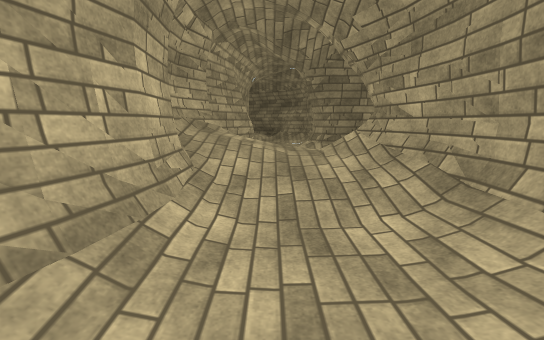
View 1 (above)

16 first-person views from a walk through a scene from a Unity 3-D project. The camera is 1.3 m above the floor, tilts 10° down and sees 90° across. The floor is counted in squares, 1.25 m on a side. Each view is taken from the middle of a square. On the plan, view 1 faces up. The plan holds only what a view shows up to about 11 squares ahead; the rest is blank. The place goes on beyond the plan. The player character is not drawn. Some animated figures are left out. Some surface patterns are stand-ins.

View 2
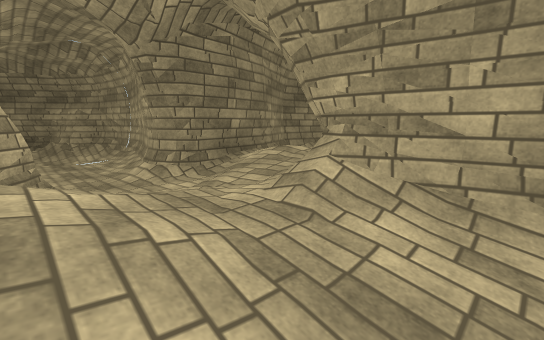

View 3
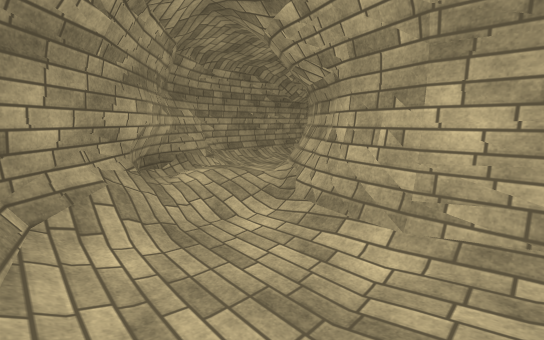

View 4
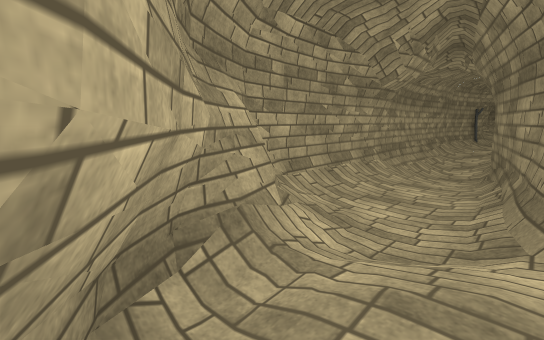

View 5
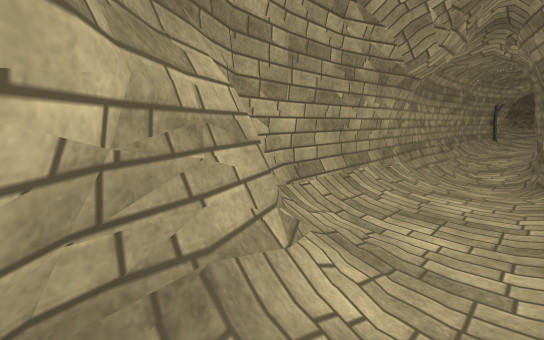

View 6
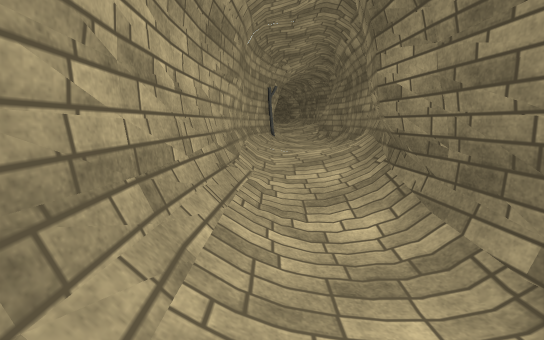

View 7
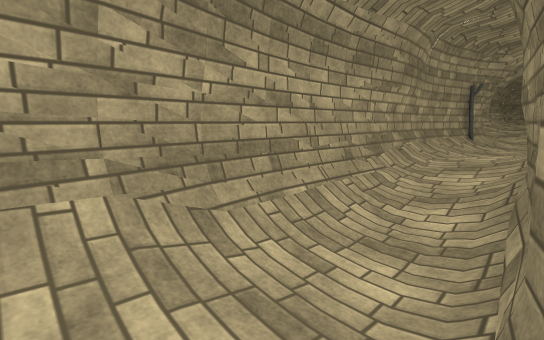

View 8
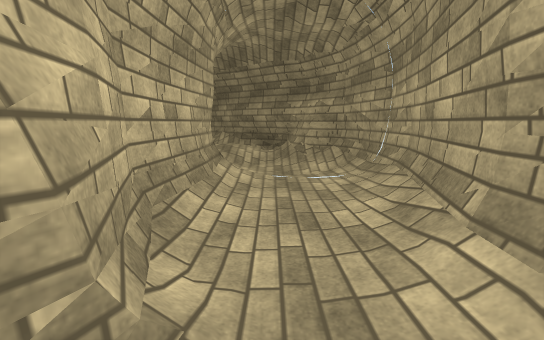

View 9
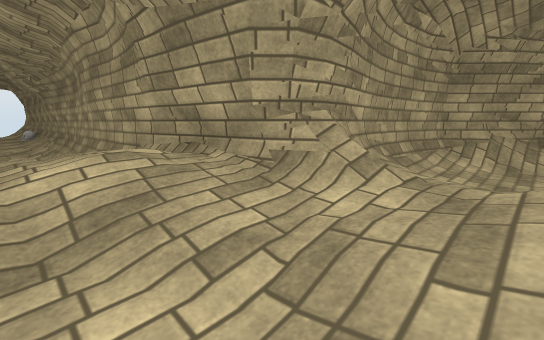

View 10
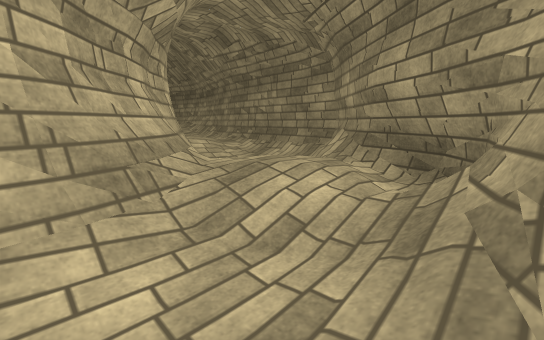

View 11
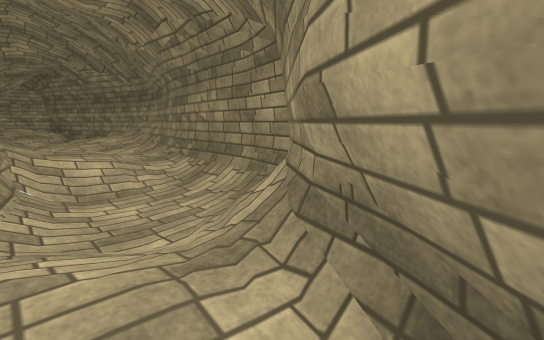

View 12
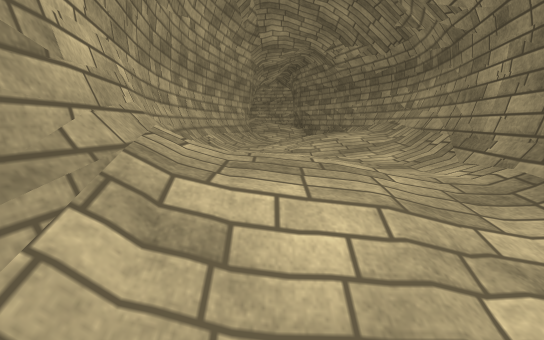

View 13
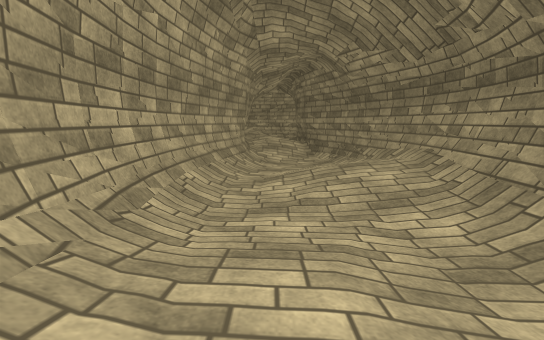

View 14
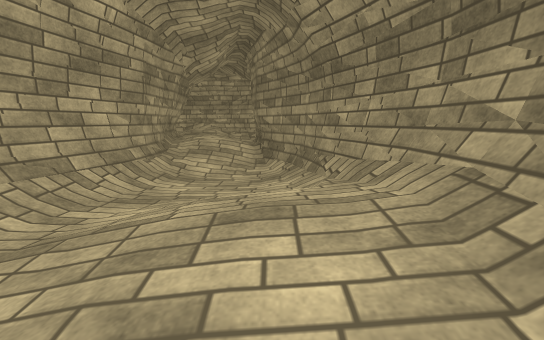

View 15
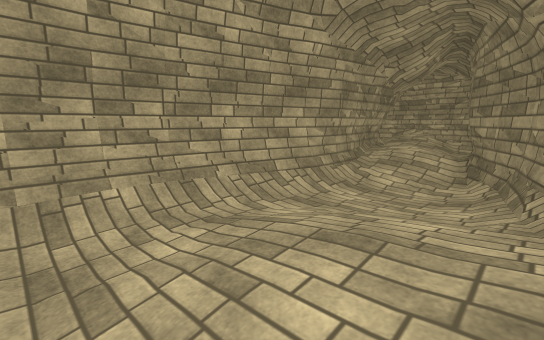

View 16
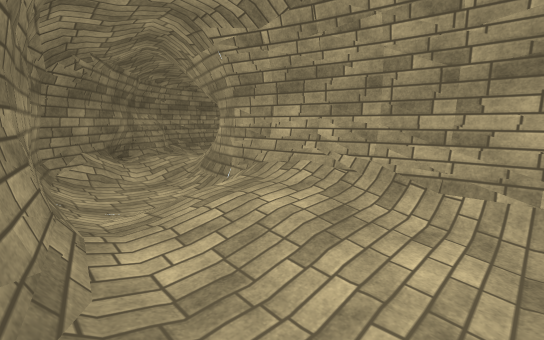

### Floor plan
Key: @ floor where view 1 was taken; # wall or solid block; . main floor; : floor 0.25 m higher than the main floor; - floor 0.25 m lower than the main floor; + floor 0.5 m higher than the main floor; _ floor 0.5 m lower than the main floor; * floor 0.75 m higher than the main floor; % floor 1 m higher than the main floor; & floor 1.25 m higher than the main floor; / step, stairs or slope; O other object.
Columns run from 20 left of view 1 to 7 right of it. Each row starts with its distance up from view 1.
 24     #######
 23  ####//%//########
 22 ##/::/***+::+:///##
 21 %//.::+*+:+++//../##
 20 %//::::+::+***/.../###
 19 #####///:////####//+/#
 18     ##########  ##+//##
 17                  ##/./##
 16                   #/../#
 15                   ##:./#
 14                    #../#
 13                   ##..##
 12                   #/.:#
 11                   ##:/#  ###
 10                    #:/####//
  9                   ##::+/%
  8                   # ///%&
  7                   #/%*/#####
  6                   #&*/##
  5                   #//*##
  4                   #/:+/#
  3                   #/../#
  2                   #/../#
  1                  ##/.:##
  0                 ##//@O#
 -1 ######     ######/**/##
 -2 ..  /#######//:..://##
 -3 ... ::./___-...../###
 -4 //:::.///////:::/###
 -5 ##################

Positions as (right, up) in squares from view 1, and headings:
1: (0, 0), facing up
2: (-1, 4), facing up-right
3: (2, 4), facing down-left
4: (0, -1), facing down-left
5: (-1, -2), facing down-left
6: (-9, -4), facing left
7: (-8, -2), facing down-left
8: (0, 9), facing up
9: (0, 9), facing down-right
10: (1, 16), facing up-left
11: (0, 19), facing up-left
12: (-5, 20), facing left
13: (-7, 20), facing left
14: (-11, 22), facing left
15: (-11, 23), facing down-left
16: (-11, 23), facing down-right
